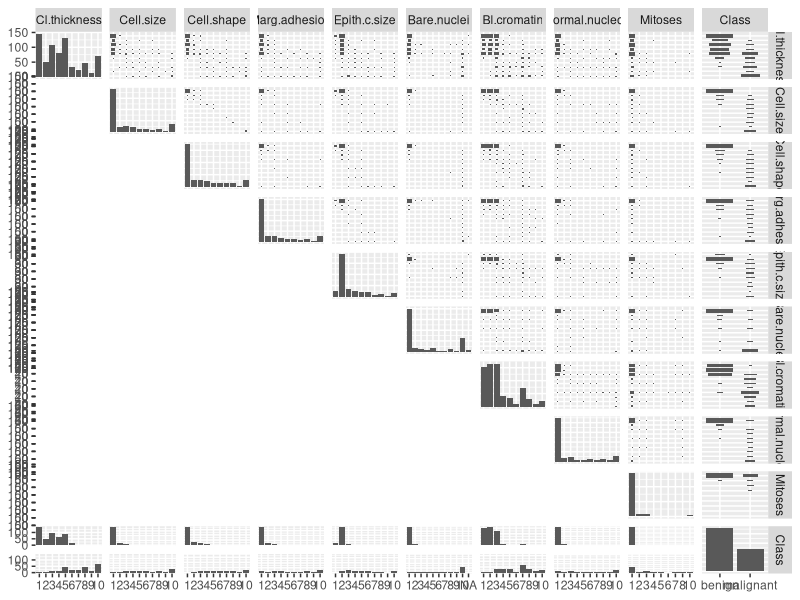
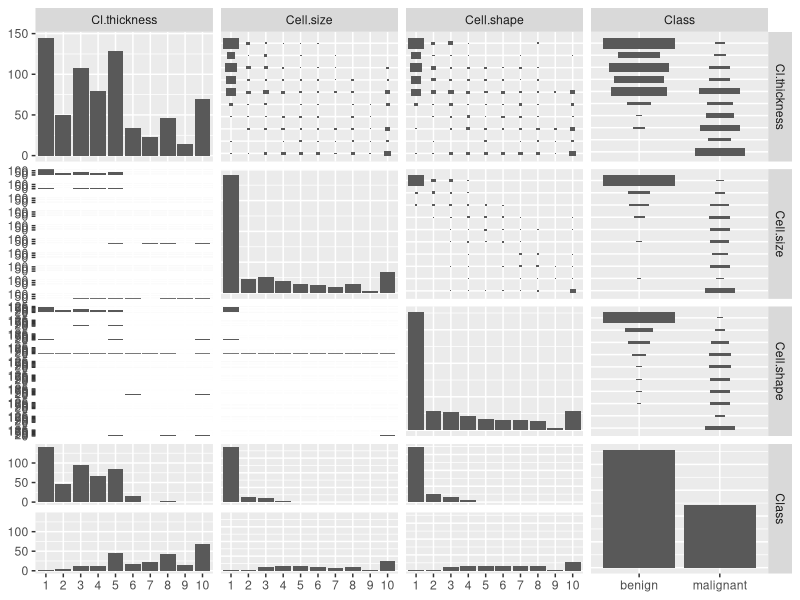
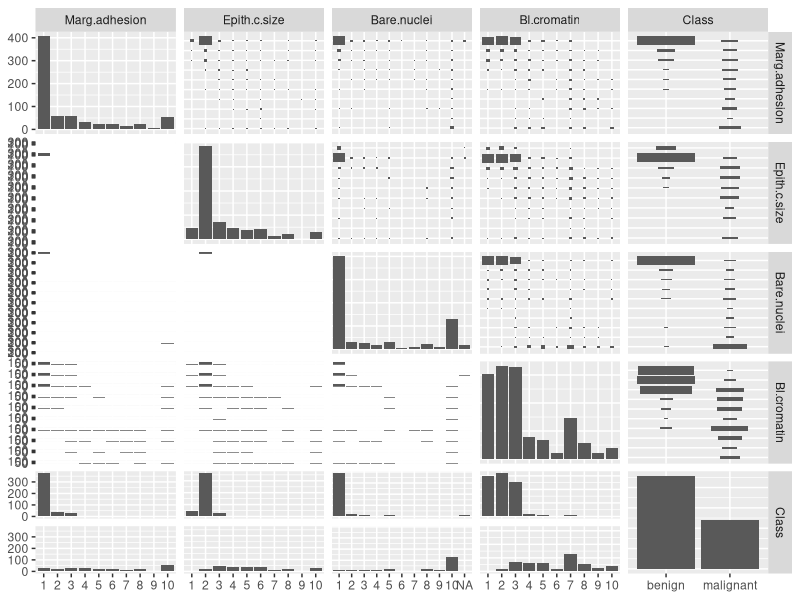
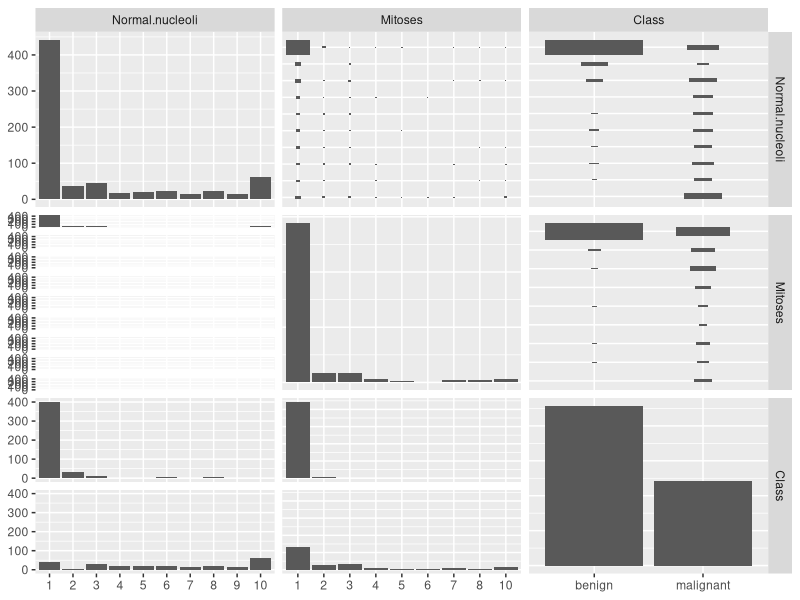

These figures' R source, in order: (Note: this script raises an error after producing the figures.)
# Esly russkie bukvy ne otobrajautsa: File -> Reopen with encoding... UTF-8

# Используйте UTF-8 как кодировку по умолчанию!
# Установить кодировку в RStudio: Tools -> Global Options -> General, 
#  Default text encoding: UTF-8

# Математическое моделирование: Практика 4

library('GGally')
library('MASS')
library('mlbench')

my.seed <- 12345
train.percent <- 0.85

# Данные Default ---------------------------------------------------------------
?BreastCancer
data(BreastCancer)
head(BreastCancer)
str(BreastCancer)

# графики разброса
ggpairs(BreastCancer[,-1])
bc <- BreastCancer[-is.na(BreastCancer$Bare.nuclei),-1]
ggpairs(bc[,c(1:3,10)])
ggpairs(bc[,c(4:7,10)])
ggpairs(bc[,c(8:10)])
?ggpairs

#bc[,1:9] <- as.character(bc[,1:9])

# обучающая выборка
set.seed(my.seed)
inTrain <- sample(seq_along(bc$Class),
                  nrow(bc) * train.percent)
df <- bc[inTrain,]
head(df)

# фактические значения на обучающей выборке
Факт <- df$Class

# Логистическая регрессия ======================================================
model.logit <- glm(Class ~ ., data = df,
                   family = 'binomial')
?glm
summary(model.logit)
# прогноз: вероятности принадлежности классу 'Yes' (дефолт)
p.logit <- predict(model.logit, df, 
                   type = 'response')
p.logit
Прогноз <- factor(ifelse(p.logit > 0.5,
                         2, 1),
                  levels = c(1, 2),
                  labels = c('No', 'Yes'))
Прогноз
head(cbind(Факт, p.logit, Прогноз))

# матрица неточностей
table(Факт, Прогноз)

# LDA ==========================================================================
model.lda <- lda(default ~ ., data = df)
model.lda

# прогноз: вероятности принадлежности классу 'Yes' (дефолт)
p.lda <- predict(model.lda, df, type = 'response')
head(p.lda$posterior)
Прогноз <- factor(ifelse(p.lda$posterior[, 'Yes'] > 0.5,
                         2, 1),
                  levels = c(1, 2),
                  labels = c('No', 'Yes'))
Прогноз
# матрица неточностей
table(Факт, Прогноз)

# QDA ==========================================================================
model.qda <- qda(default ~ ., data = df)
model.qda

# прогноз: вероятности принадлежности классу 'Yes' (дефолт)
p.qda <- predict(model.qda, df, type = 'response')
Прогноз <- factor(ifelse(p.qda$posterior[, 'Yes'] > 0.5,
                         2, 1),
                  levels = c(1, 2),
                  labels = c('No', 'Yes'))

# матрица неточностей
table(Факт, Прогноз)

# ROC-кривая для LDA ===========================================================

# считаем 1-SPC и TPR для всех вариантов границы отсечения
x <- NULL    # для (1 - SPC)
y <- NULL    # для TPR

# заготовка под матрицу неточностей
tbl <- as.data.frame(matrix(rep(0, 4), 2, 2))
rownames(tbl) <- c('fact.No', 'fact.Yes')
colnames(tbl) <- c('predict.No', 'predict.Yes')
tbl

# цикл по вероятностям отсечения
for (p in seq(0, 1, length = 500)){
    # прогноз
    Прогноз <- factor(ifelse(p.lda$posterior[, 'Yes'] > p,
                             2, 1),
                      levels = c(1, 2),
                      labels = c('No', 'Yes'))
    
    # фрейм со сравнением факта и прогноза
    df.compare <- data.frame(Факт = Факт, 
                                 Прогноз = Прогноз)
    
    # заполняем матрицу неточностей
    tbl[1, 1] <- nrow(df.compare[df.compare$Факт == 'No' & 
                                   df.compare$Прогноз == 'No', ]) 
    tbl[2, 2] <- nrow(df.compare[df.compare$Факт == 'Yes' & 
                                   df.compare$Прогноз == 'Yes', ])
    tbl[1, 2] <- nrow(df.compare[df.compare$Факт == 'No' & 
                                   df.compare$Прогноз == 'Yes', ])
    tbl[2, 1] <- nrow(df.compare[df.compare$Факт == 'Yes' & 
                                   df.compare$Прогноз == 'No', ])
    
    # считаем характеристики
    TPR <- tbl[2, 2] / sum(tbl[2, 2] + tbl[2, 1])
    y <- c(y, TPR)
    SPC <- tbl[1, 1] / sum(tbl[1, 1] + tbl[1, 2])
    x <- c(x, 1 - SPC)
}

# строим ROC-кривую
par(mar = c(5, 5, 1, 1))
# кривая
plot(x, y, 
     type = 'l', col = 'blue', lwd = 3,
     xlab = '(1 - SPC)', ylab = 'TPR', 
     xlim = c(0, 1), ylim = c(0, 1))
# прямая случайного классификатора
abline(a = 0, b = 1, lty = 3, lwd = 2)
